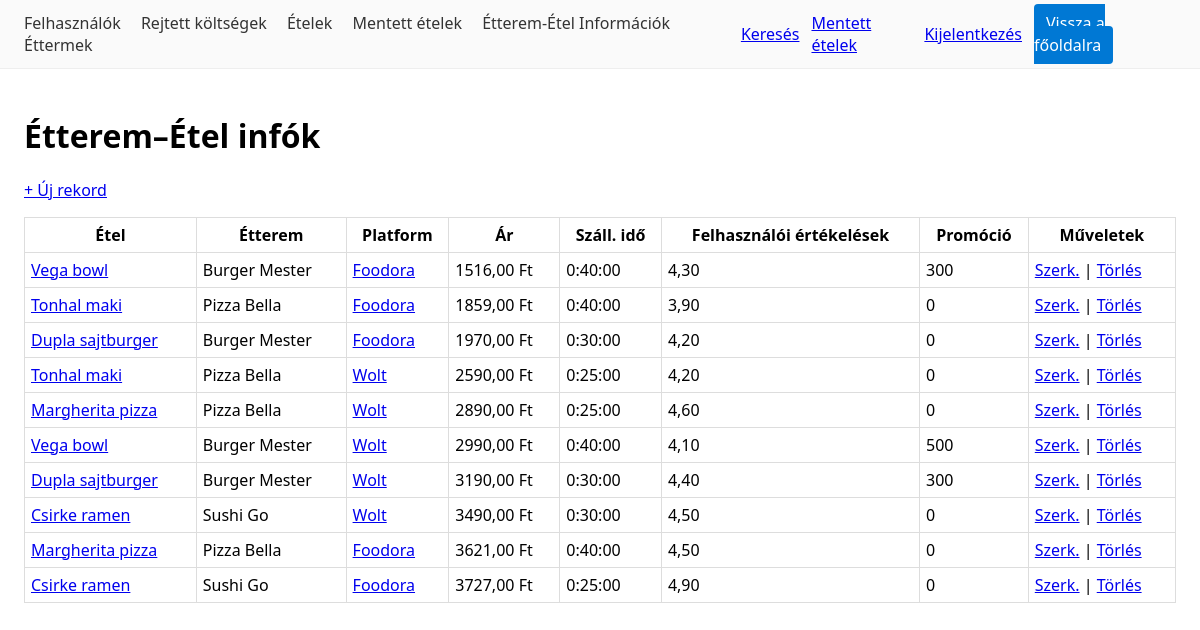
/info/ (signed in), run on the app's committed database.
### compare/models.py (models this page shows, shortened)
class EtteremEtelInfo(models.Model):
    etel = models.ForeignKey("catalog.Etel", on_delete=models.CASCADE, related_name="etterem_info", verbose_name="Étel")
    etterem = models.ForeignKey("catalog.Etterem", on_delete=models.CASCADE, related_name="etel_info", verbose_name="Étterem")
    platform = models.CharField("Platform", max_length=20, choices=PLATFORMOK, default="egyeb")
    ar = models.DecimalField("Ár (HUF)", max_digits=10, decimal_places=2)
    szallitas_ido = models.DurationField("Szállítási idő", null=True, blank=True)
    felhaszn_ertekelesek = models.DecimalField("Felhasználói értékelések (átlag)", max_digits=3, decimal_places=2, null=True, blank=True)
    promocio = models.CharField("Promóció", max_length=255, blank=True)
    class Meta:
        verbose_name="Étterem–Étel információ"; verbose_name_plural="Étterem–Étel információk"
        unique_together=("etel","etterem","platform")
        indexes=[models.Index(fields=["etel"]), models.Index(fields=["etterem"]), models.Index(fields=["platform"])]

### catalog/models.py (models this page shows, shortened)
class Etel(models.Model):
    nev = models.CharField(max_length=150)
    leiras = models.TextField(blank=True)
    kategoria = models.CharField(max_length=50, blank=True)
    kep_url = models.URLField(blank=True)

class Etterem(models.Model):
    nev = models.CharField(max_length=150)
    cim = models.CharField(max_length=250, blank=True)
    platform = models.CharField(max_length=20, choices=PLATFORMOK, default="egyeb")
    platform_logo_url = models.URLField(blank=True)
    platform_url = models.URLField(blank=True)
    def get_platform_url(self) -> str:
        if self.platform_url:
            return self.platform_url
        defaults = {
            "wolt": "https://wolt.com",
            "foodora": "https://www.foodora.hu",
            "bolt": "https://bolt.eu/hu",
            "egyeb": "#",
        }
        return defaults.get(self.platform, "#")

### compare/views.py (the view)
# urls.py: path("info/", views.InfoListView.as_view(), name="info_list"),
class InfoListView(StaffRequired, ListView):
    model = EtteremEtelInfo
    template_name = "compare/info_list.html"
    paginate_by = 20
    def get_queryset(self):
        qs = super().get_queryset().select_related("etel", "etterem")
        etel_id = self.request.GET.get("etel")
        if etel_id:
            qs = qs.filter(etel_id=etel_id)
        return qs.order_by("ar")

### foodcompare/mixins.py (called while the page is built)
    def test_func(self):
        user = self.request.user
        return user.is_authenticated and user.is_staff

### templates/compare/info_list.html
{% extends "_base.html" %}
{% block content %}
{% if request.GET.etel and object_list %}
  <h1>Ajánlatok ehhez: {{ object_list.0.etel.nev }}</h1>
{% else %}
  <h1>Étterem–Étel infók</h1>
{% endif %}
{% if user.is_authenticated and user.is_staff %}
  <p><a href="{% url 'compare:info_create' %}">+ Új rekord</a></p>
{% endif %}
<table>
  <tr>
    <th>Étel</th>
    <th>Étterem</th>
  <th>Platform</th>
  <th>Ár</th>
    <th>Száll. idő</th>
    <th>Felhasználói értékelések</th>
    <th>Promóció</th>
    {% if user.is_authenticated and user.is_staff %}<th>Műveletek</th>{% endif %}
  </tr>
  {% for o in object_list %}
    <tr>
      <td><a href="{% url 'compare:info_detail' o.pk %}">{{ o.etel.nev }}</a></td>
      <td>{{ o.etterem.nev }}</td>
      <td>
        {% if o.etterem.get_platform_url %}
          <a href="{{ o.etterem.get_platform_url }}" target="_blank" rel="noopener">
            {{ o.etterem.get_platform_display }}
          </a>
        {% else %}
          {{ o.etterem.get_platform_display }}
        {% endif %}
      </td>
      <td>{{ o.ar }} Ft</td>
      <td>{{ o.szallitas_ido }}</td>
      <td>{{ o.felhaszn_ertekelesek|default:"–" }}</td>
      <td>{{ o.promocio|default:"–" }}</td>
      {% if user.is_authenticated and user.is_staff %}
        <td>
          <a href="{% url 'compare:info_update' o.pk %}">Szerk.</a> |
          <a href="{% url 'compare:info_delete' o.pk %}">Törlés</a>
        </td>
      {% endif %}
    </tr>
  {% empty %}
    <tr>
      <td colspan="{% if user.is_authenticated and user.is_staff %}8{% else %}7{% endif %}">
        Nincs adat.
      </td>
    </tr>
  {% endfor %}
</table>
{% endblock %}

### templates/_base.html (style rules this page uses)
body { font-family:system-ui,Segoe UI,Arial;margin:0 }
table { border-collapse:collapse;width:100% }
th,td { border:1px solid #ddd;padding:6px }

### data on the page
EtteremEtelInfo: etel.nev "Vega bowl", etterem.nev "Burger Mester", etterem.platform "Foodora", ar "1516,00", szallitas_ido "0:40:00", felhaszn_ertekelesek "4,30", promocio "300"
EtteremEtelInfo: etel.nev "Tonhal maki", etterem.nev "Pizza Bella", etterem.platform "Foodora", ar "1859,00", szallitas_ido "0:40:00", felhaszn_ertekelesek "3,90", promocio "0"
EtteremEtelInfo: etel.nev "Dupla sajtburger", etterem.nev "Burger Mester", etterem.platform "Foodora", ar "1970,00", szallitas_ido "0:30:00", felhaszn_ertekelesek "4,20", promocio "0"
EtteremEtelInfo: etel.nev "Tonhal maki", etterem.nev "Pizza Bella", etterem.platform "Wolt", ar "2590,00", szallitas_ido "0:25:00", felhaszn_ertekelesek "4,20", promocio "0"
EtteremEtelInfo: etel.nev "Margherita pizza", etterem.nev "Pizza Bella", etterem.platform "Wolt", ar "2890,00", szallitas_ido "0:25:00", felhaszn_ertekelesek "4,60", promocio "0"
EtteremEtelInfo: etel.nev "Vega bowl", etterem.nev "Burger Mester", etterem.platform "Wolt", ar "2990,00", szallitas_ido "0:40:00", felhaszn_ertekelesek "4,10", promocio "500"
EtteremEtelInfo: etel.nev "Dupla sajtburger", etterem.nev "Burger Mester", etterem.platform "Wolt", ar "3190,00", szallitas_ido "0:30:00", felhaszn_ertekelesek "4,40", promocio "300"
EtteremEtelInfo: etel.nev "Csirke ramen", etterem.nev "Sushi Go", etterem.platform "Wolt", ar "3490,00", szallitas_ido "0:30:00", felhaszn_ertekelesek "4,50", promocio "0"
EtteremEtelInfo: etel.nev "Margherita pizza", etterem.nev "Pizza Bella", etterem.platform "Foodora", ar "3621,00", szallitas_ido "0:40:00", felhaszn_ertekelesek "4,50", promocio "0"
EtteremEtelInfo: etel.nev "Csirke ramen", etterem.nev "Sushi Go", etterem.platform "Foodora", ar "3727,00", szallitas_ido "0:25:00", felhaszn_ertekelesek "4,90", promocio "0"
